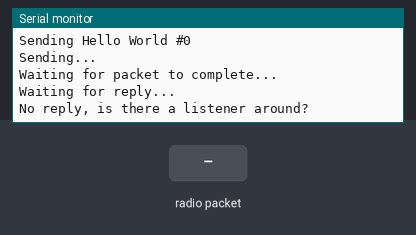
The sketch below on a simulated ESP32. Parts: the last lines printed to the serial monitor. The test bench sets the inputs (shaded band). No radio packets arrive unless stated.

Above: at 1.3 s.
1.4 s: radio packet "1" arrives
At 2.5 s:
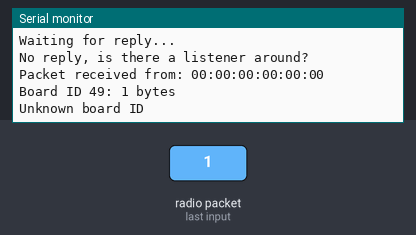
2.9 s: radio packet "0" arrives
At 3.6 s:
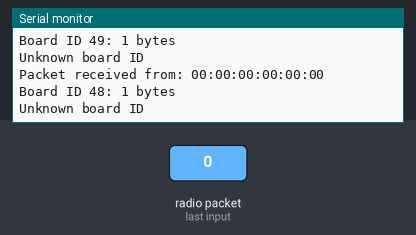
4.4 s: radio packet "2" arrives
At 4.8 s:
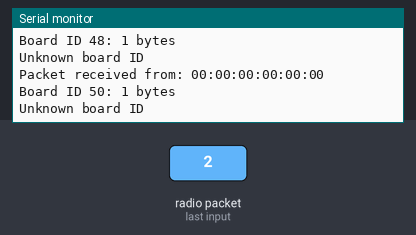

Measured:
- after the input at 1.4 s, the serial monitor: prints a new line at once (image 1)
- after the input at 2.9 s, the serial monitor: prints a new line at once (image 2)
- after the input at 4.4 s, the serial monitor: prints a new line at once (image 3)

The sketch:

LoRa_TX.ino
```cpp
// (licence header left out)
#include <esp_now.h>
#include <WiFi.h>
#include <SPI.h>
#include <RH_RF95.h>

  #define RFM95_CS    18
  #define RFM95_INT   26
  #define RFM95_RST   14

#define RF95_FREQ 868.0

RH_RF95 rf95(RFM95_CS, RFM95_INT);

// Structure example to receive data
// Must match the sender structure
typedef struct struct_message {
  int id;
  float x;
  float y;
  float z;
}struct_message;

// Create a struct_message called myData
struct_message myData;

// Create a structure to hold the readings from each board
struct_message board1;
struct_message board2;
struct_message board3;

// Create an array with all the structures
struct_message boardsStruct[3] = {board1, board2, board3};

// callback function that will be executed when data is received
void OnDataRecv(const uint8_t * mac_addr, const uint8_t *incomingData, int len) {
  char macStr[18];
  Serial.print("Packet received from: ");
  snprintf(macStr, sizeof(macStr), "%02x:%02x:%02x:%02x:%02x:%02x",
           mac_addr[0], mac_addr[1], mac_addr[2], mac_addr[3], mac_addr[4], mac_addr[5]);
  Serial.println(macStr);
  memcpy(&myData, incomingData, sizeof(myData));
  Serial.printf("Board ID %u: %u bytes\n", myData.id, len);
  // Update the structures with the new incoming data
  boardsStruct[myData.id-1].x = myData.x;
  boardsStruct[myData.id-1].y = myData.y;
  boardsStruct[myData.id-1].z = myData.z;
  boardsStruct[myData.id-2].x = myData.x;
  boardsStruct[myData.id-2].y = myData.y;

    // Update the structure with the new incoming data
  if (myData.id == 1) {
    boardsStruct[0].x = myData.x;
    boardsStruct[0].y = myData.y;
    boardsStruct[0].z = myData.z;
    Serial.printf("Board 1 - Temperature: %.2f C\n", boardsStruct[0].x);
    Serial.printf("Board 1 - Humidity: %.2f %%\n", boardsStruct[0].y);
    Serial.printf("Board 1 - Water Level: %.2f cm\n", boardsStruct[0].z);
  } else if (myData.id == 2) {
    boardsStruct[1].x = myData.x;
    boardsStruct[1].y = myData.y;
    Serial.printf("Board 2 - Flow Rate: %.2f L/min\n", boardsStruct[1].x);
    Serial.printf("Board 2 - Rain in last minute: %.2f mm\n", boardsStruct[1].y);
  } else {
    // Handle other boards if needed
    Serial.println("Unknown board ID");
  }

 /* Serial.printf("Temperature: %.2f C\n", boardsStruct[myData.id-1].x);
  Serial.printf("Humidity: %.2f % %\n", boardsStruct[myData.id-1].y);
  Serial.printf("Water Level: %.2f cm\n", boardsStruct[myData.id-1].z);
  Serial.printf("Flow Rate: %.2f L/min\n", boardsStruct[myData.id-2].x);
  Serial.printf("Rain in last minute: %.2f mm\n", boardsStruct[myData.id-2].y);*/
}

void setup() {
  pinMode(RFM95_RST, OUTPUT);
  digitalWrite(RFM95_RST, HIGH);

  //Initialize Serial Monitor
  Serial.begin(115200);
  while (!Serial) delay(1);
  delay(100);

  //Set device as a Wi-Fi Station
  WiFi.mode(WIFI_STA);

  //Init ESP-NOW
  if (esp_now_init() != ESP_OK) {
    Serial.println("Error initializing ESP-NOW");
    return;
  }

  // Once ESPNow is successfully Init, we will register for recv CB to
  // get recv packer info
  esp_now_register_recv_cb(OnDataRecv);

  digitalWrite(RFM95_RST, LOW);
  delay(10);
  digitalWrite(RFM95_RST, HIGH);
  delay(10);

  while (!rf95.init()) {
    Serial.println("LoRa radio init failed");
    Serial.println("Uncomment '#define SERIAL_DEBUG' in RH_RF95.cpp for detailed debug info");
    while (1);
  }
  Serial.println("LoRa radio init OK!");

  // Defaults after init are 434.0MHz, modulation GFSK_Rb250Fd250, +13dbM
  if (!rf95.setFrequency(RF95_FREQ)) {
    Serial.println("setFrequency failed");
    while (1);
  }
  Serial.print("Set Freq to: "); Serial.println(RF95_FREQ);

  rf95.setTxPower(23, false);
}

int16_t packetnum = 0;

void loop() {
  Serial.println("Transmitting..."); // Send a message to rf95_server

  char radiopacket[20] = "Hello World #      ";
  itoa(packetnum++, radiopacket+13, 10);
  Serial.print("Sending "); Serial.println(radiopacket);
  radiopacket[19] = 0;

  Serial.println("Sending...");
  delay(10);
  rf95.send((uint8_t *)radiopacket, 20);

  Serial.println("Waiting for packet to complete...");
  delay(10);
  rf95.waitPacketSent();
  // Now wait for a reply
  uint8_t buf[RH_RF95_MAX_MESSAGE_LEN];
  uint8_t len = sizeof(buf);

  Serial.println("Waiting for reply...");
  if (rf95.waitAvailableTimeout(1000)) {
    // Should be a reply message for us now
    if (rf95.recv(buf, &len)) {
  // Acess the variables for each board
  float board1X = boardsStruct[0].x;
  float board1Y = boardsStruct[0].y;
  float board1Z = boardsStruct[0].z;
  float board2X = boardsStruct[1].x;
  float board2Y = boardsStruct[1].y;
  /*int board2X = boardsStruct[1].x;
  int board2Y = boardsStruct[1].y;
  int board3X = boardsStruct[2].x;
  int board3Y = boardsStruct[2].y;*/
  } else {
      Serial.println("Receive failed");
    }
  } else {
    Serial.println("No reply, is there a listener around?");
  }

  delay(10000);
}
```
